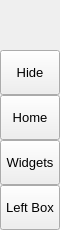
        <widget class="QFrame" name="leftMenuBg">
         <property name="minimumSize">
          <size>
           <width>60</width>
           <height>0</height>
          </size>
         </property>
         <property name="maximumSize">
          <size>
           <width>60</width>
           <height>16777215</height>
          </size>
         </property>
         <property name="frameShape">
          <enum>QFrame::NoFrame</enum>
         </property>
         <property name="frameShadow">
          <enum>QFrame::Raised</enum>
         </property>
         <layout class="QVBoxLayout" name="verticalLayout_3">
          <property name="spacing">
           <number>0</number>
          </property>
          <property name="leftMargin">
           <number>0</number>
          </property>
          <property name="topMargin">
           <number>0</number>
          </property>
          <property name="rightMargin">
           <number>0</number>
          </property>
          <property name="bottomMargin">
           <number>0</number>
          </property>
          <item>
           <widget class="QFrame" name="topLogoInfo">
            <property name="minimumSize">
             <size>
              <width>0</width>
              <height>50</height>
             </size>
            </property>
            <property name="maximumSize">
             <size>
              <width>16777215</width>
              <height>50</height>
             </size>
            </property>
            <property name="frameShape">
             <enum>QFrame::NoFrame</enum>
            </property>
            <property name="frameShadow">
             <enum>QFrame::Raised</enum>
            </property>
            <layout class="QGridLayout" name="gridLayout_2">
             <property name="leftMargin">
              <number>0</number>
             </property>
             <property name="topMargin">
              <number>0</number>
             </property>
             <property name="rightMargin">
              <number>0</number>
             </property>
             <property name="bottomMargin">
              <number>0</number>
             </property>
             <item row="0" column="0">
              <widget class="QLabel" name="label">
               <property name="minimumSize">
                <size>
                 <width>40</width>
                 <height>40</height>
                </size>
               </property>
               <property name="maximumSize">
                <size>
                 <width>40</width>
                 <height>40</height>
                </size>
               </property>
               <property name="text">
                <string/>
               </property>
               <property name="pixmap">
                <pixmap resource="resources.qrc">:/images/images/logo.png</pixmap>
               </property>
               <property name="scaledContents">
                <bool>true</bool>
               </property>
              </widget>
             </item>
            </layout>
           </widget>
          </item>
          <item>
           <widget class="QFrame" name="leftMenuFrame">
            <property name="frameShape">
             <enum>QFrame::NoFrame</enum>
            </property>
            <property name="frameShadow">
             <enum>QFrame::Raised</enum>
            </property>
            <property name="lineWidth">
             <number>0</number>
            </property>
            <layout class="QVBoxLayout" name="verticalMenuLayout">
             <property name="spacing">
              <number>0</number>
             </property>
             <property name="leftMargin">
              <number>0</number>
             </property>
             <property name="topMargin">
              <number>0</number>
             </property>
             <property name="rightMargin">
              <number>0</number>
             </property>
             <property name="bottomMargin">
              <number>0</number>
             </property>
             <item>
              <widget class="QFrame" name="toggleBox">
               <property name="maximumSize">
                <size>
                 <width>16777215</width>
                 <height>45</height>
                </size>
               </property>
               <property name="frameShape">
                <enum>QFrame::NoFrame</enum>
               </property>
               <property name="frameShadow">
                <enum>QFrame::Raised</enum>
               </property>
               <layout class="QVBoxLayout" name="verticalLayout_4">
                <property name="spacing">
                 <number>0</number>
                </property>
                <property name="leftMargin">
                 <number>0</number>
                </property>
                <property name="topMargin">
                 <number>0</number>
                </property>
                <property name="rightMargin">
                 <number>0</number>
                </property>
                <property name="bottomMargin">
                 <number>0</number>
                </property>
                <item>
                 <widget class="QPushButton" name="toggleButton">
                  <property name="sizePolicy">
                   <sizepolicy hsizetype="Expanding" vsizetype="Fixed">
                    <horstretch>0</horstretch>
                    <verstretch>0</verstretch>
                   </sizepolicy>
                  </property>
                  <property name="minimumSize">
                   <size>
                    <width>0</width>
                    <height>45</height>
                   </size>
                  </property>
                  <property name="font">
                   <font>
                    <family>Segoe UI</family>
                    <pointsize>10</pointsize>
                    <weight>50</weight>
                    <italic>false</italic>
                    <bold>false</bold>
                   </font>
                  </property>
                  <property name="cursor">
                   <cursorShape>PointingHandCursor</cursorShape>
                  </property>
                  <property name="layoutDirection">
                   <enum>Qt::LeftToRight</enum>
                  </property>
                  <property name="styleSheet">
                   <string notr="true">background-image: url(:/icons/images/icons/icon_menu.png);</string>
                  </property>
                  <property name="text">
                   <string>Hide</string>
                  </property>
                 </widget>
                </item>
               </layout>
              </widget>
             </item>
             <item alignment="Qt::AlignTop">
              <widget class="QFrame" name="topMenu">
               <property name="frameShape">
                <enum>QFrame::NoFrame</enum>
               </property>
               <property name="frameShadow">
                <enum>QFrame::Raised</enum>
               </property>
               <layout class="QVBoxLayout" name="verticalLayout_8">
                <property name="spacing">
                 <number>0</number>
                </property>
                <property name="leftMargin">
                 <number>0</number>
                </property>
                <property name="topMargin">
                 <number>0</number>
                </property>
                <property name="rightMargin">
                 <number>0</number>
                </property>
                <property name="bottomMargin">
                 <number>0</number>
                </property>
                <item>
                 <widget class="QPushButton" name="informasjon_btn">
                  <property name="sizePolicy">
                   <sizepolicy hsizetype="Expanding" vsizetype="Fixed">
                    <horstretch>0</horstretch>
                    <verstretch>0</verstretch>
                   </sizepolicy>
                  </property>
                  <property name="minimumSize">
                   <size>
                    <width>0</width>
                    <height>45</height>
                   </size>
                  </property>
                  <property name="font">
                   <font>
                    <family>Segoe UI</family>
                    <pointsize>10</pointsize>
                    <weight>50</weight>
                    <italic>false</italic>
                    <bold>false</bold>
                   </font>
                  </property>
                  <property name="cursor">
                   <cursorShape>PointingHandCursor</cursorShape>
                  </property>
                  <property name="layoutDirection">
                   <enum>Qt::LeftToRight</enum>
                  </property>
                  <property name="styleSheet">
                   <string notr="true">background-image: url(:/icons/images/icons/cil-home.png);</string>
                  </property>
                  <property name="text">
                   <string>Home</string>
                  </property>
                 </widget>
                </item>
                <item>
                 <widget class="QPushButton" name="kontroller_btn">
                  <property name="sizePolicy">
                   <sizepolicy hsizetype="Expanding" vsizetype="Fixed">
                    <horstretch>0</horstretch>
                    <verstretch>0</verstretch>
                   </sizepolicy>
                  </property>
                  <property name="minimumSize">
                   <size>
                    <width>0</width>
                    <height>45</height>
                   </size>
                  </property>
                  <property name="font">
                   <font>
                    <family>Segoe UI</family>
                    <pointsize>10</pointsize>
                    <weight>50</weight>
                    <italic>false</italic>
                    <bold>false</bold>
                   </font>
                  </property>
                  <property name="cursor">
                   <cursorShape>PointingHandCursor</cursorShape>
                  </property>
                  <property name="layoutDirection">
                   <enum>Qt::LeftToRight</enum>
                  </property>
                  <property name="styleSheet">
                   <string notr="true">background-image: url(:/icons/images/icons/cil-gamepad.png);</string>
                  </property>
                  <property name="text">
                   <string>Widgets</string>
                  </property>
                  <property name="icon">
                   <iconset>
                    <normaloff>../../Downloads/uis-subsea/Subsea_QT_GUI/images/kontroller.png</normaloff>../../Downloads/uis-subsea/Subsea_QT_GUI/images/kontroller.png</iconset>
                  </property>
                 </widget>
                </item>
               </layout>
              </widget>
             </item>
             <item alignment="Qt::AlignBottom">
              <widget class="QFrame" name="bottomMenu">
               <property name="frameShape">
                <enum>QFrame::NoFrame</enum>
               </property>
               <property name="frameShadow">
                <enum>QFrame::Raised</enum>
               </property>
               <layout class="QVBoxLayout" name="verticalLayout_9">
                <property name="spacing">
                 <number>0</number>
                </property>
                <property name="leftMargin">
                 <number>0</number>
                </property>
                <property name="topMargin">
                 <number>0</number>
                </property>
                <property name="rightMargin">
                 <number>0</number>
                </property>
                <property name="bottomMargin">
                 <number>0</number>
                </property>
                <item>
                 <widget class="QPushButton" name="toggleLeftBox">
                  <property name="sizePolicy">
                   <sizepolicy hsizetype="Expanding" vsizetype="Fixed">
                    <horstretch>0</horstretch>
                    <verstretch>0</verstretch>
                   </sizepolicy>
                  </property>
                  <property name="minimumSize">
                   <size>
                    <width>0</width>
                    <height>45</height>
                   </size>
                  </property>
                  <property name="font">
                   <font>
                    <family>Segoe UI</family>
                    <pointsize>10</pointsize>
                    <weight>50</weight>
                    <italic>false</italic>
                    <bold>false</bold>
                   </font>
                  </property>
                  <property name="cursor">
                   <cursorShape>PointingHandCursor</cursorShape>
                  </property>
                  <property name="layoutDirection">
                   <enum>Qt::LeftToRight</enum>
                  </property>
                  <property name="styleSheet">
                   <string notr="true">background-image: url(:/icons/images/icons/icon_settings.png);</string>
                  </property>
                  <property name="text">
                   <string>Left Box</string>
                  </property>
                 </widget>
                </item>
               </layout>
              </widget>
             </item>
            </layout>
           </widget>
          </item>
         </layout>
        </widget>
